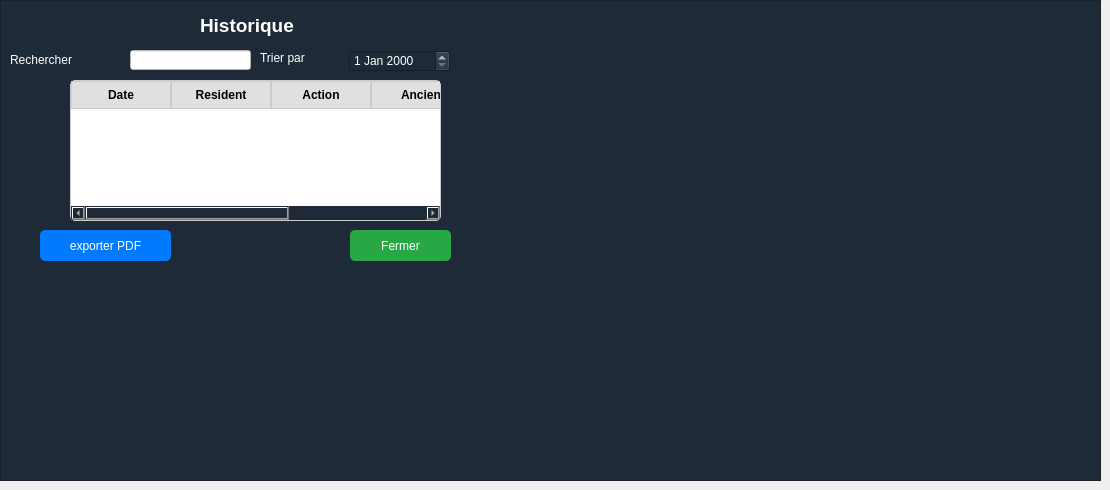
      <widget class="QWidget" name="page_13">
       <widget class="QFrame" name="frame">
        <property name="geometry">
         <rect>
          <x>0</x>
          <y>0</y>
          <width>1101</width>
          <height>481</height>
         </rect>
        </property>
        <property name="styleSheet">
         <string notr="true">background-color: #1e2a38;
color: white;
font: bold 11pt &quot;Arial&quot;;</string>
        </property>
        <property name="frameShape">
         <enum>QFrame::Shape::StyledPanel</enum>
        </property>
        <property name="frameShadow">
         <enum>QFrame::Shadow::Raised</enum>
        </property>
        <widget class="QLabel" name="label_21">
         <property name="geometry">
          <rect>
           <x>200</x>
           <y>10</y>
           <width>191</width>
           <height>31</height>
          </rect>
         </property>
         <property name="text">
          <string>&lt;html&gt;&lt;head/&gt;&lt;body&gt;&lt;p&gt;&lt;span style=&quot; font-size:14pt; font-weight:700; color:#ffffff;&quot;&gt;Historique&lt;/span&gt;&lt;/p&gt;&lt;/body&gt;&lt;/html&gt;</string>
         </property>
        </widget>
        <widget class="QLabel" name="label_22">
         <property name="geometry">
          <rect>
           <x>10</x>
           <y>50</y>
           <width>111</width>
           <height>20</height>
          </rect>
         </property>
         <property name="text">
          <string>Rechercher</string>
         </property>
        </widget>
        <widget class="QLineEdit" name="lineEdit">
         <property name="geometry">
          <rect>
           <x>130</x>
           <y>50</y>
           <width>121</width>
           <height>20</height>
          </rect>
         </property>
         <property name="styleSheet">
          <string notr="true">background-color: white;
    gridline-color: #ccc;
    font: 10pt &quot;Arial&quot;;
</string>
         </property>
        </widget>
        <widget class="QLabel" name="label_23">
         <property name="geometry">
          <rect>
           <x>260</x>
           <y>50</y>
           <width>81</width>
           <height>16</height>
          </rect>
         </property>
         <property name="text">
          <string>Trier par</string>
         </property>
        </widget>
        <widget class="QDateEdit" name="dateEdit">
         <property name="geometry">
          <rect>
           <x>349</x>
           <y>50</y>
           <width>101</width>
           <height>22</height>
          </rect>
         </property>
        </widget>
        <widget class="QTableWidget" name="tableWidget">
         <property name="geometry">
          <rect>
           <x>70</x>
           <y>80</y>
           <width>371</width>
           <height>141</height>
          </rect>
         </property>
         <property name="styleSheet">
          <string notr="true">/* Style général du tableau */
QTableWidget {
    background-color: #ffffff;        /* fond blanc des cellules */
    gridline-color: #cccccc;          /* couleur des bordures */
    alternate-background-color: #f2f2f2; /* lignes alternées gris très clair */
    font: 11pt &quot;Segoe UI&quot;;
    color: #000000;
}

/* Header */
QHeaderView::section {
    background-color: #e0e0e0;  /* gris clair pour l'entête */
    color: #000000;
    font-weight: bold;
    border: 1px solid #cccccc;
    padding: 4px;
}

/* Ligne sélectionnée */
QTableWidget::item:selected {
    background-color: #a0c4ff; /* bleu clair */
    color: black;
}

/* Colonnes spécifiques (exemple: Action) */
QTableWidget::item {
    padding: 5px;
}

/* Bordures du tableau */
QTableWidget {
    border: 1px solid #cccccc;
    border-radius: 5px;
}
</string>
         </property>
         <column>
          <property name="text">
           <string>Date</string>
          </property>
         </column>
         <column>
          <property name="text">
           <string>Resident</string>
          </property>
         </column>
         <column>
          <property name="text">
           <string>Action</string>
          </property>
         </column>
         <column>
          <property name="text">
           <string>Ancien</string>
          </property>
         </column>
         <column>
          <property name="text">
           <string>Utlisateur</string>
          </property>
         </column>
        </widget>
        <widget class="QPushButton" name="pushButton">
         <property name="geometry">
          <rect>
           <x>40</x>
           <y>230</y>
           <width>131</width>
           <height>31</height>
          </rect>
         </property>
         <property name="styleSheet">
          <string notr="true">QPushButton {
    background-color: #007bff;
    color: white;
    border-radius: 5px;
}


</string>
         </property>
         <property name="text">
          <string>exporter PDF</string>
         </property>
        </widget>
        <widget class="QPushButton" name="pushButton_2">
         <property name="geometry">
          <rect>
           <x>350</x>
           <y>230</y>
           <width>101</width>
           <height>31</height>
          </rect>
         </property>
         <property name="styleSheet">
          <string notr="true">QPushButton {
    background-color: #28a745;
    color: white;
    border-radius: 5px;
}

</string>
         </property>
         <property name="text">
          <string>Fermer</string>
         </property>
        </widget>
       </widget>
      </widget>
